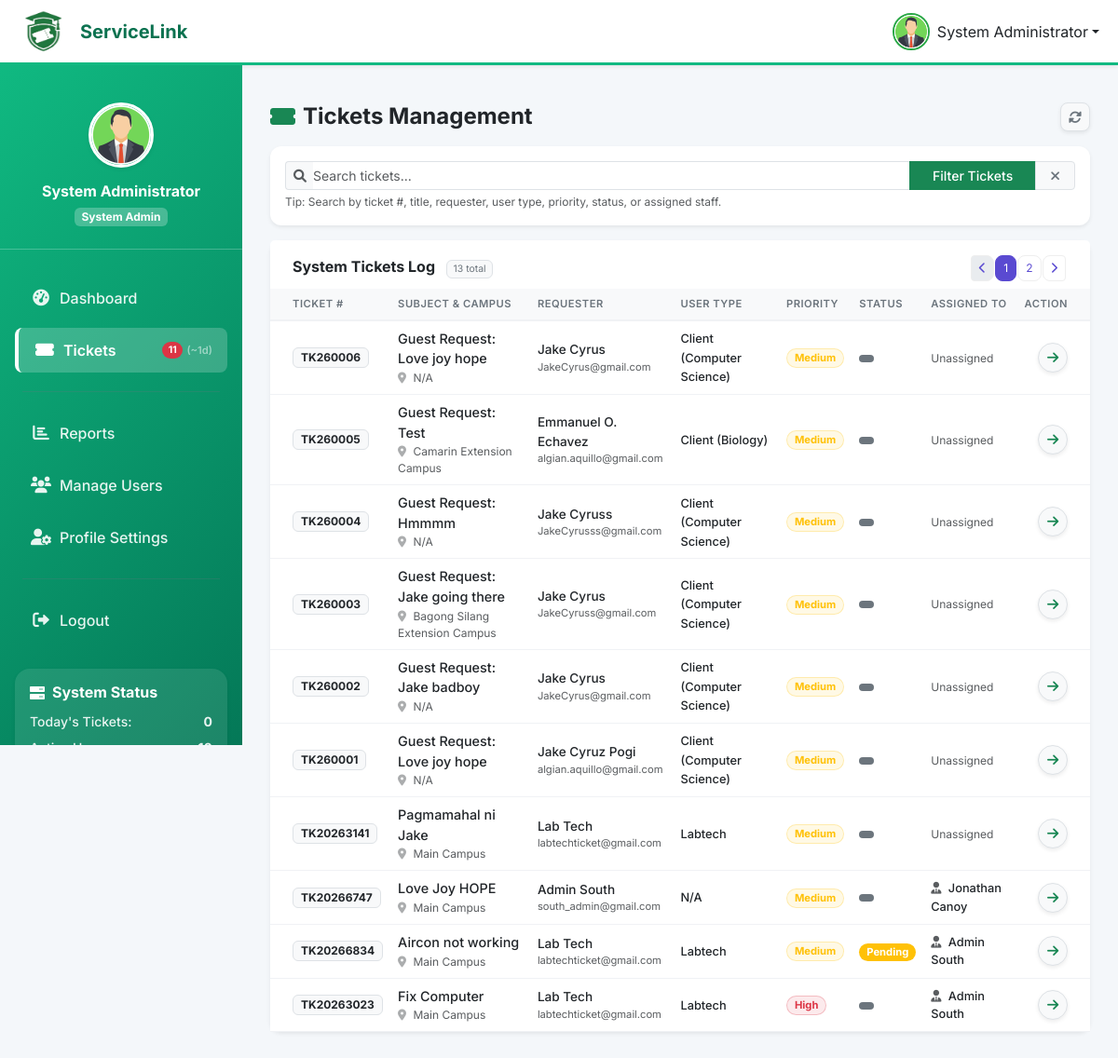
Screenshot of /admin/tickets.php (signed in) with the database file from the repository.
### tables this page shows
CREATE TABLE `users` (
  `id` int(11) NOT NULL,
  `user_number` varchar(20) DEFAULT NULL,
  `first_name` varchar(100) NOT NULL,
  `last_name` varchar(100) NOT NULL,
  `email` varchar(255) NOT NULL,
  `phone_number` varchar(20) DEFAULT NULL,
  `password_hash` varchar(255) DEFAULT NULL,
  `google_id` varchar(255) DEFAULT NULL,
  `role` enum('admin','department_admin','staff','user') DEFAULT 'user',
  `user_type` varchar(50) DEFAULT NULL COMMENT 'For staff: MIS, Labtech, Utility, Maintenance',
  `department_id` int(11) DEFAULT NULL,
  `campus_id` int(11) DEFAULT NULL,
  `year_level` enum('1st Year','2nd Year','3rd Year','4th Year','5th Year','Graduate','Faculty','Staff') DEFAULT '1st Year',
  `profile_picture` varchar(255) DEFAULT NULL,
  `is_active` tinyint(1) DEFAULT 1,
  `email_verified` tinyint(1) DEFAULT 0,
  `created_at` timestamp NOT NULL DEFAULT current_timestamp(),
  `updated_at` timestamp NOT NULL DEFAULT current_timestamp() ON UPDATE current_timestamp()
);

CREATE TABLE `tickets` (
  `id` int(11) NOT NULL,
  `ticket_number` varchar(20) NOT NULL,
  `title` varchar(255) NOT NULL,
  `description` text NOT NULL,
  `recommendations` text DEFAULT NULL,
  `category_id` int(11) DEFAULT NULL,
  `subcategory_id` int(11) DEFAULT NULL,
  `location_id` int(11) DEFAULT NULL,
  `priority` enum('low','medium','high','emergency') DEFAULT 'low',
  `status` enum('pending','in_progress','resolved','unresolved') DEFAULT 'pending',
  `resolution_type` enum('online','onsite') DEFAULT NULL,
  `estimated_days_to_solve` int(11) DEFAULT NULL,
  `requester_id` int(11) DEFAULT NULL,
  `assigned_to` int(11) DEFAULT NULL,
  `department_id` int(11) DEFAULT NULL,
  `ai_analysis` text DEFAULT NULL,
  `resolution` text DEFAULT NULL,
  `satisfaction_rating` int(11) DEFAULT NULL CHECK (`satisfaction_rating` >= 1 and `satisfaction_rating` <= 5),
  `satisfaction_feedback` text DEFAULT NULL,
  `created_at` timestamp NOT NULL DEFAULT current_timestamp(),
  `updated_at` timestamp NOT NULL DEFAULT current_timestamp() ON UPDATE current_timestamp(),
  `resolved_at` timestamp NULL DEFAULT NULL,
  `closed_at` timestamp NULL DEFAULT NULL,
  `is_client` tinyint(1) DEFAULT 0,
  `client_name` varchar(255) DEFAULT NULL,
  `client_email` varchar(255) DEFAULT NULL,
  `client_department` varchar(255) DEFAULT NULL,
  `tracking_code` varchar(20) DEFAULT NULL,
  `guest_campus` varchar(255) DEFAULT NULL,
  `guest_room` varchar(100) DEFAULT NULL,
  `guest_contact_info` text DEFAULT NULL
);

### admin/tickets.php (the view, shortened to what the rows shown need)
<?php
require_once '../config/database.php';
require_once '../includes/functions.php';
$user_role = $_SESSION['user_role'];
$page = max(1, intval($_GET['page'] ?? 1));
$per_page = 10;
$offset = ($page - 1) * $per_page;
$where_conditions = [];
$params = [];
$where_clause = $where_conditions ? 'WHERE ' . implode(' AND ', $where_conditions) : '';
$tickets = [];
try {
    $sql = "
        SELECT t.*,
                CASE
                    WHEN t.is_client = 1 THEN t.client_name
                    ELSE CONCAT(u.first_name, ' ', u.last_name)
                END as requester_name,
                CASE
                    WHEN t.is_client = 1 THEN t.client_email
                    ELSE u.email
                END as requester_email,
                CASE
                    WHEN t.is_client = 1 THEN CONCAT('Client (', t.client_department, ')')
                    ELSE u.user_type
                END as requester_user_type,
                COALESCE(gc.name, c.name) as campus_name,
                CONCAT(staff.first_name, ' ', staff.last_name) as assigned_staff_name
        FROM tickets t
        LEFT JOIN users u ON t.requester_id = u.id
        LEFT JOIN campuses c ON u.campus_id = c.id
        LEFT JOIN campuses gc ON NULLIF(t.guest_campus, '') = gc.id
        LEFT JOIN users staff ON t.assigned_to = staff.id
        $where_clause
        ORDER BY t.created_at DESC
        LIMIT $per_page OFFSET $offset
    ";
    $stmt = $pdo->prepare($sql);
    $stmt->execute($params);
    $tickets = $stmt->fetchAll();
} catch (PDOException $e) {
    $tickets = [];
}
?>
<!DOCTYPE html>
<html lang="en">
<head>
    <link href="https://cdn.jsdelivr.net/npm/bootstrap@5.3.0/dist/css/bootstrap.min.css" rel="stylesheet">
    <link href="https://cdnjs.cloudflare.com/ajax/libs/font-awesome/6.0.0/css/all.min.css" rel="stylesheet">
</head>
<body>
    <?php include '../includes/top_nav.php'; ?>
    <div class="container-fluid p-0">
        <?php include '../includes/sidebar.php'; ?>
        <main class="dashboard-content">
            <div class="d-flex justify-content-between align-items-center mb-3 flex-shrink-0">
                <h1 class="h4 fw-bold text-dark mb-0 d-flex align-items-center">
                    <i class="fas fa-ticket-alt text-success me-2"></i>
                    Tickets Management
                </h1>
            </div>
            <div class="card border-0 shadow-sm flex-grow-1 d-flex flex-column min-vh-0 mb-4">
                <div class="card-body p-0 d-flex flex-column min-vh-0">
                    <div class="table-container w-100 custom-scrollbar">
                        <table class="table table-custom mb-0">
                            <thead>
                                <tr>
                                    <th class="ps-4">Ticket #</th>
                                    <th>Subject & Campus</th>
                                    <th>Requester</th>
                                    <th>User Type</th>
                                    <th>Priority</th>
                                    <th>Status</th>
                                    <?php if ($user_role !== 'superadmin'): ?><th>Assigned To</th><?php endif; ?>
                                    <th class="text-end pe-4">Action</th>
                                </tr>
                            </thead>
                            <tbody>
                                <?php if (empty($tickets)): ?>
                                    <tr>
                                        <td colspan="<?php echo ($user_role === 'superadmin') ? 7 : 8; ?>" class="text-center py-5">
                                            <i class="fas fa-inbox fa-3x text-muted mb-3 opacity-50"></i>
                                            <p class="text-muted mb-0 small">No records found matching your search.</p>
                                        </td>
                                    </tr>
                                <?php else: ?>
                                    <?php foreach ($tickets as $ticket): ?>
                                        <tr>
                                            <td class="ps-4">
                                                <span class="badge bg-light text-dark border px-2 py-1" style="font-size: 0.75rem;">
                                                    <?php echo htmlspecialchars($ticket['ticket_number']); ?>
                                                </span>
                                            </td>
                                            <td>
                                                <div class="fw-medium text-dark" style="font-size: 0.9rem;">
                                                    <?php echo htmlspecialchars(substr($ticket['title'], 0, 45)); ?>
                                                </div>
                                                <div class="text-muted" style="font-size: 0.75rem; margin-top: 1px;">
                                                    <i class="fas fa-map-marker-alt me-1 opacity-50"></i>
                                                    <?php echo htmlspecialchars($ticket['campus_name'] ?? 'N/A'); ?>
                                                </div>
                                            </td>
                                            <td>
                                                <div class="fw-medium text-dark" style="font-size: 0.85rem;"><?php echo htmlspecialchars($ticket['requester_name']); ?></div>
                                                <div class="text-muted" style="font-size: 0.7rem;"><?php echo htmlspecialchars($ticket['requester_email']); ?></div>
                                            </td>
                                            <td>
                                                <span class="text-dark fw-medium" style="font-size: 0.8rem;">
                                                    <?php echo htmlspecialchars($ticket['requester_user_type'] ?? 'N/A'); ?>
                                                </span>
                                            </td>
                                            <td>
                                                <span class="badge bg-<?php echo getPriorityColor($ticket['priority']); ?> bg-opacity-10 text-<?php echo getPriorityColor($ticket['priority']); ?> border border-<?php echo getPriorityColor($ticket['priority']); ?> border-opacity-25 rounded-pill px-2" style="font-size: 0.7rem;">
                                                    <?php echo ucfirst($ticket['priority']); ?>
                                                </span>
                                            </td>
                                            <td>
                                                <span class="badge bg-<?php echo getStatusColor($ticket['status']); ?> rounded-pill px-2 py-1" style="font-size: 0.7rem;">
                                                    <?php echo ucfirst(str_replace('_', ' ', $ticket['status'])); ?>
                                                </span>
                                            </td>
                                            <?php if ($user_role !== 'superadmin'): ?>
                                                <td>
                                                    <?php if ($ticket['assigned_staff_name']): ?>
                                                        <div class="text-dark fw-medium" style="font-size: 0.8rem;">
                                                            <i class="fas fa-user-tie text-muted me-1"></i>
                                                            <?php echo htmlspecialchars($ticket['assigned_staff_name']); ?>
                                                        </div>
                                                    <?php else: ?>
                                                        <span class="text-muted small italic" style="font-size: 0.75rem;">Unassigned</span>
                                                    <?php endif; ?>
                                                </td>
                                            <?php endif; ?>
                                            <td class="text-end pe-4">
                                                <a href="view.php?id=<?php echo $ticket['id']; ?>" class="btn btn-sm btn-light text-success border shadow-sm rounded-circle" style="width: 32px; height: 32px; padding: 0; line-height: 30px;" title="Review Ticket">
                                                    <i class="fas fa-arrow-right"></i>
                                                </a>
                                            </td>
                                        </tr>
                                    <?php endforeach; ?>
                                <?php endif; ?>
                            </tbody>
                        </table>
                    </div>
                </div>
            </div>
        </main>
    </div>
</body>
</html>

### includes/top_nav.php (shortened to what the rows shown need)
<?php
$current_dir = basename(dirname($_SERVER['PHP_SELF']));
$base_path = '';
if ($current_dir == 'admin' || $current_dir == 'department' || $current_dir == 'staff' || $current_dir == 'student') {
    $base_path = '../';
}
$user_profile_picture = null;
if (isset($pdo) && isset($_SESSION['user_id'])) {
    try {
        $stmt = $pdo->prepare("SELECT profile_picture FROM users WHERE id = ?");
        $stmt->execute([$_SESSION['user_id']]);
        $result = $stmt->fetch(PDO::FETCH_ASSOC);
        if ($result && !empty($result['profile_picture'])) {
            $user_profile_picture = $result['profile_picture'];
        }
    } catch (Exception $e) {
        $user_profile_picture = null;
    }
}
?>
<nav class="navbar navbar-expand-lg navbar-light bg-white shadow-sm" style="border-bottom: 3px solid #10b981;">
    <div class="container-fluid">
        <div class="navbar-nav ms-auto d-none d-md-flex">
            <div class="nav-item dropdown">
                <a class="nav-link dropdown-toggle d-flex align-items-center text-dark" href="#" id="userDropdown" role="button" data-bs-toggle="dropdown" aria-expanded="false">
                    <?php if (!empty($user_profile_picture) && file_exists($base_path . $user_profile_picture)): ?>
                        <img src="<?php echo $base_path . htmlspecialchars($user_profile_picture); ?>"
                            alt="Profile" class="rounded-circle me-2"
                            style="width: 40px; height: 40px; object-fit: cover; border: 2px solid #28a745;">
                    <?php endif; ?>
                    <span><?php echo htmlspecialchars($_SESSION['user_name']); ?></span>
                </a>
            </div>
        </div>
    </div>
</nav>

### includes/sidebar.php (shortened to what the rows shown need)
<?php
$current_dir  = basename(dirname($_SERVER['PHP_SELF']));
?>
<nav id="sidebarMenu" class="dashboard-sidebar">
    <div class="pt-3 pb-5">
        <div class="text-center mb-4 p-4 border-bottom border-light border-opacity-25">
            <div class="mb-3 position-relative d-inline-block">
                <?php
                $profile_picture = null;
                try {
                    $sPic = $pdo->prepare("SELECT profile_picture FROM users WHERE id = ?");
                    $sPic->execute([$_SESSION['user_id']]);
                    $profile_picture = $sPic->fetch()['profile_picture'] ?? null;
                } catch (PDOException $e) {
                    $profile_picture = $_SESSION['profile_picture'] ?? null;
                }
                $pic_prefix = in_array($current_dir, ['admin', 'department', 'staff', 'student']) ? '../' : '';
                if ($profile_picture): ?>
                    <img src="<?php echo $pic_prefix . htmlspecialchars($profile_picture); ?>"
                        alt="Profile" class="rounded-circle shadow-sm"
                        style="width:70px;height:70px;object-fit:cover;border:3px solid #fff;">
                <?php endif; ?>
            </div>
        </div>
    </div>
</nav>

### rows the page displays
users: profile_picture (picture)
tickets: ticket_number "TK260006", title "Guest Request: Love joy hope", campus_name "N/A", requester_name "Jake Cyrus", requester_email "JakeCyrus@gmail.com", requester_user_type "Client (Computer Science)", priority "Medium", shows "Unassigned"
tickets: ticket_number "TK260005", title "Guest Request: Test", campus_name "Camarin Extension Campus", requester_name "Emmanuel O. Echavez", requester_email "algian.aquillo@gmail.com", requester_user_type "Client (Biology)", priority "Medium", shows "Unassigned"
tickets: ticket_number "TK260004", title "Guest Request: Hmmmm", campus_name "N/A", requester_name "Jake Cyruss", requester_email "JakeCyrusss@gmail.com", requester_user_type "Client (Computer Science)", priority "Medium", shows "Unassigned"
tickets: ticket_number "TK260003", title "Guest Request: Jake going there", campus_name "Bagong Silang Extension Campus", requester_name "Jake Cyrus", requester_email "JakeCyruss@gmail.com", requester_user_type "Client (Computer Science)", priority "Medium", shows "Unassigned"
tickets: ticket_number "TK260002", title "Guest Request: Jake badboy", campus_name "N/A", requester_name "Jake Cyrus", requester_email "JakeCyrus@gmail.com", requester_user_type "Client (Computer Science)", priority "Medium", shows "Unassigned"
tickets: ticket_number "TK260001", title "Guest Request: Love joy hope", campus_name "N/A", requester_name "Jake Cyruz Pogi", requester_email "algian.aquillo@gmail.com", requester_user_type "Client (Computer Science)", priority "Medium", shows "Unassigned"
tickets: ticket_number "TK20263141", title "Pagmamahal ni Jake", campus_name "Main Campus", requester_name "Lab Tech", requester_email "labtechticket@gmail.com", requester_user_type "Labtech", priority "Medium", shows "Unassigned"
tickets: ticket_number "TK20266747", title "Love Joy HOPE", campus_name "Main Campus", requester_name "Admin South", requester_email "south_admin@gmail.com", requester_user_type "N/A", priority "Medium", assigned_staff_name "Jonathan Canoy"
tickets: ticket_number "TK20266834", title "Aircon not working", campus_name "Main Campus", requester_name "Lab Tech", requester_email "labtechticket@gmail.com", requester_user_type "Labtech", priority "Medium", status "Pending", assigned_staff_name "Admin South"
tickets: ticket_number "TK20263023", title "Fix Computer", campus_name "Main Campus", requester_name "Lab Tech", requester_email "labtechticket@gmail.com", requester_user_type "Labtech", priority "High", assigned_staff_name "Admin South"

### other values shown
$_SESSION['user_name'] "System Administrator"
$_sb_badge "11"
$_sb_avg "1"
$today "0"
$total_tickets "13"
